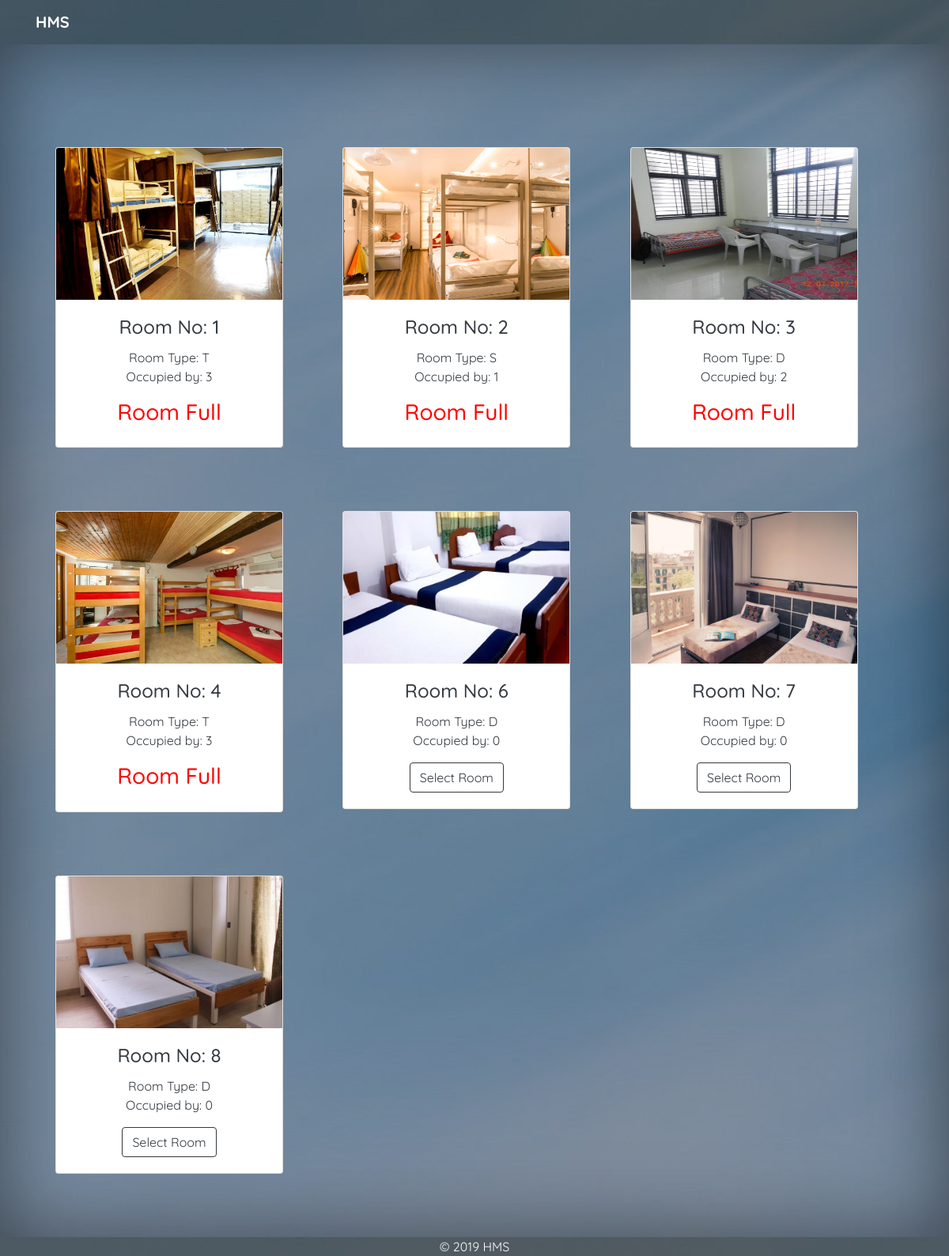
/changeroom/ (signed in), run on an earlier commit of the app's database.
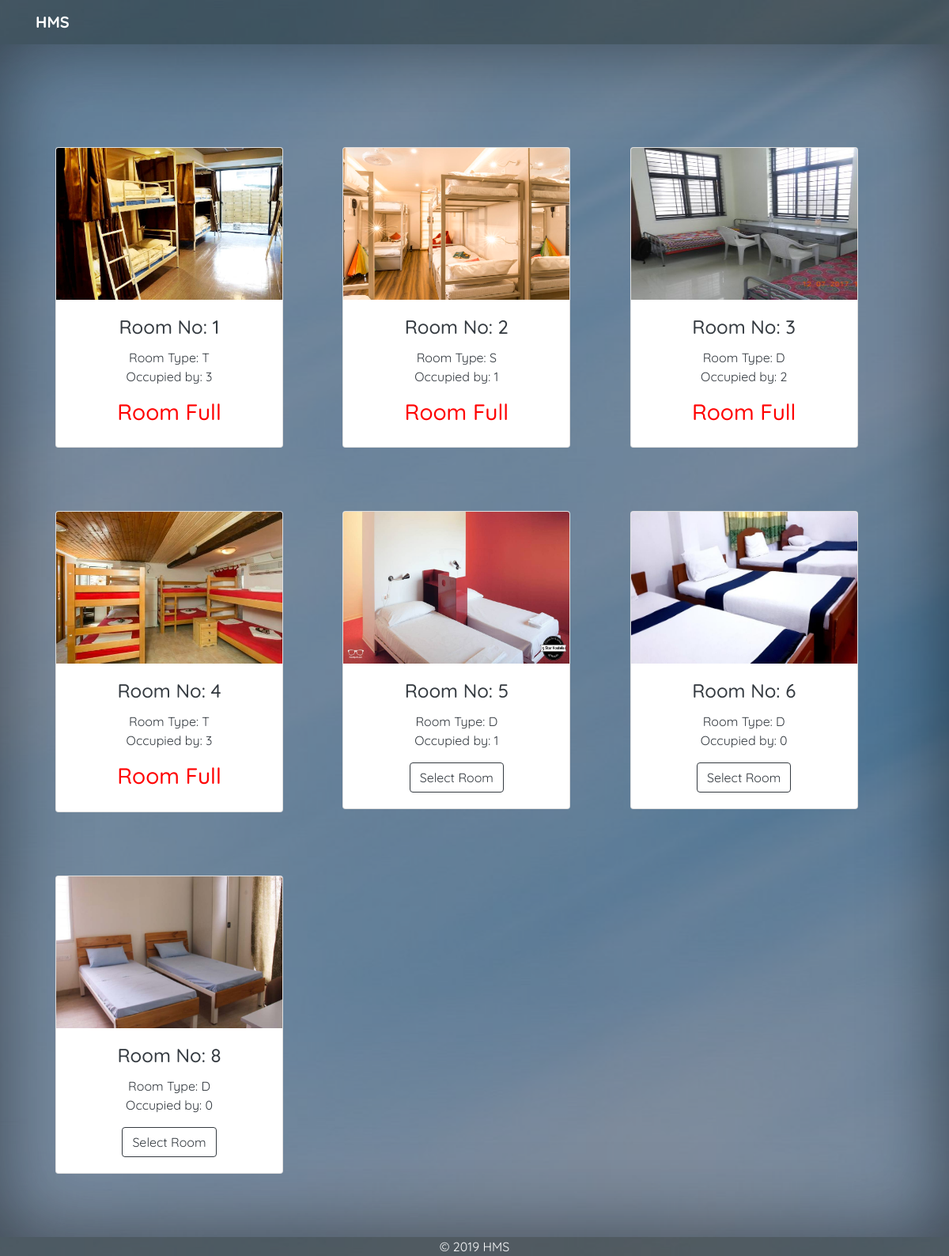
And on a later commit of the database.
### accounts/models.py (models this page shows, shortened)
class Room(models.Model):
    no = models.CharField(max_length=5, default=None, unique=True)
    cover = models.ImageField(upload_to='images/')
    room_choice = [('S', 'Single Room'), ('D', 'Double Room'), ('T', 'Triple Room')]
    room_type = models.CharField(choices=room_choice, max_length=1, default=None)
    vacant = models.BooleanField(default=False)
    capacity = models.PositiveIntegerField(validators=[MinValueValidator(1), MaxValueValidator(4)])
    present = models.PositiveIntegerField(validators=[MaxValueValidator(4)], default=0, blank=True, null=True)

### accounts/views.py (the view)
# urls.py: path('changeroom/', views.room_change_view, name='changeroom'),
@login_required()
def room_change_view(request):
    rooms = Room.objects.all()
    obj = UserProfile.objects.get(user=request.user)
    roomdata = []
    for x in rooms:
        if x != obj.room:
            remains = x.capacity - x.present
            y = {'no': x.no, 'type': x.room_type, 'present': x.present, 'remains': remains, 'cover': x.cover}
            roomdata.append(y)
    context = {'roomdata': roomdata}
    return render(request, 'accounts/change_allrooms.html', context)

### accounts/templates/accounts/change_allrooms.html (shortened to what this page needs)
{% extends 'accounts/base.html' %}
{% block content %}
<div class="row" style="padding-top:10%">
    {% for y in roomdata %}
    <div class="col-sm-4" style="padding-bottom: 5rem;">
        <div class="card" style="width: 18rem;">
            <div style="max-width: 100%; height: 12rem;">
                <img src='{{ y.cover.url}}' class="card-img-top" alt="..." style="height:100%; max-width:100%;">
            </div>
            <div class="card-body">
                <h4 class="card-title text-dark">Room No: {{y.no}}</h4>
                <p class="card-text text-dark">Room Type: {{y.type}} <br>
                    Occupied by: {{y.present}}
                </p>
                <form method="POST" action="{% url 'roomchangeap' y.no %}"
                      onsubmit="myButton.disabled = true; return true;">
                    {% if y.remains > 0 %}
                    <button type="submit" class="btn btn-outline-dark">Select Room</button>
                    {% else %}
                    <h3 style="color: red;">Room Full</h3>
                    {% endif %}
                </form>
            </div>
        </div>
    </div>
    {% endfor %}
</div>
{% endblock %}

What changed in the data, as far as the page shows it:
no longer on this page (row edited): Room: shows a picture, no "7", type "D", present "0", shows "Select Room"
now on this page (row edited): Room: shows a picture, no "5", type "D", present "1", shows "Select Room"
